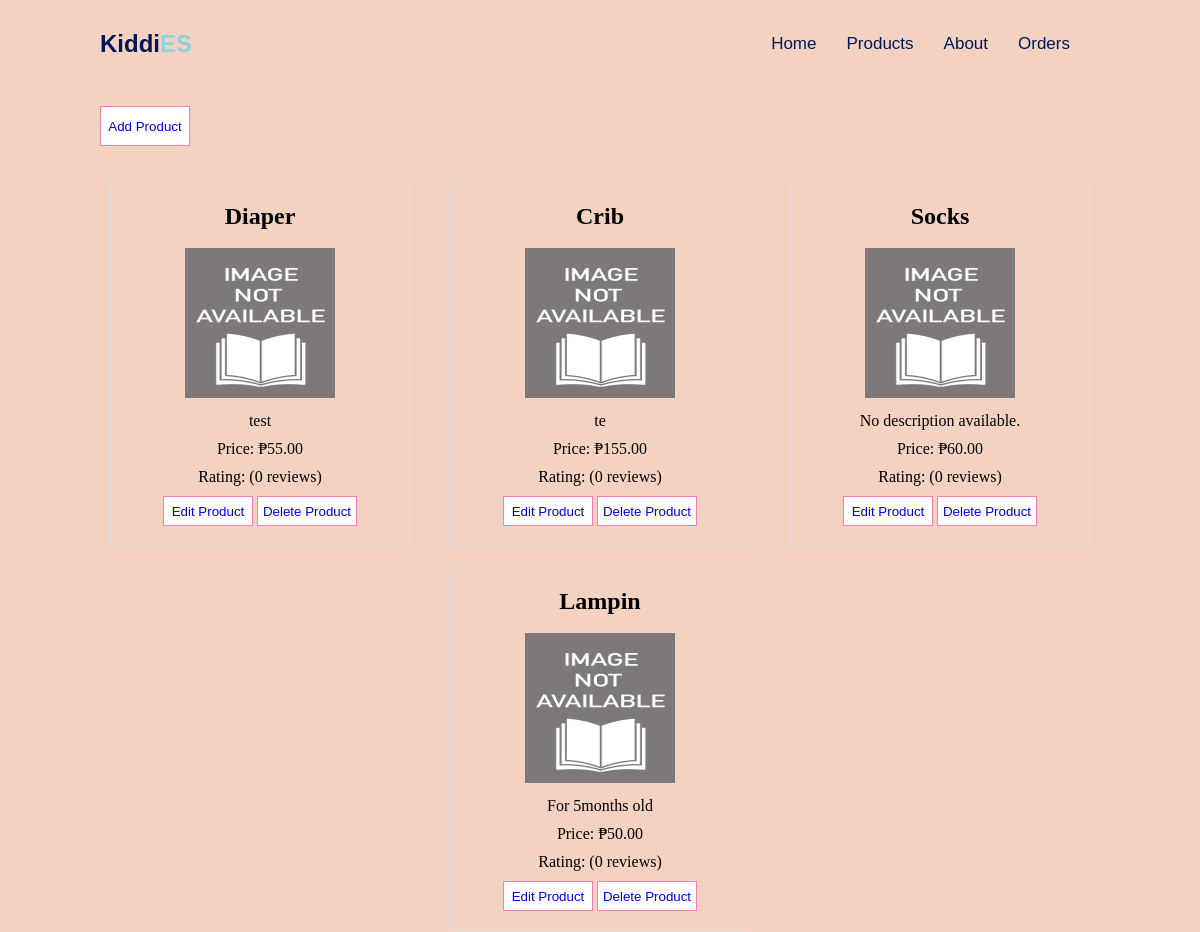
Screenshot of /products/ with the database file from the repository.
### webapp/models.py (models this page shows, shortened)
class Product(models.Model):
    name = models.CharField(max_length=255)
    description = models.TextField(default="No description available.")
    price = models.DecimalField(max_digits=10, decimal_places=2)

### webapp/views.py (the view)
# urls.py: path('products/', views.products, name="products"),
def products(request):
    product = Product.objects.all()
    return render(request, 'pages/products.html', {'product': product})

### webapp/templates/pages/products.html (shortened to what this page needs)
{% extends 'pages/index.html' %}
{% load static %}
{% block content %}
<link rel="stylesheet" type="text/css" href="{% static 'css/main.css' %}">
<br>
<div class="addProd">
<button class="addButt"><a href="{% url 'addProduct' %}" class="add-button">Add Product</a></button>
</div>
<br>
<br>
<div class="product-list">
   {% for product in product %}
       <div class="product">
           <h2>{{ product.name }}</h2>
            <br>
           <img src="{% static '/images/book_image.jpg' %}" alt="" style="height: 150px; width: 150px;">
           <p>{{ product.description }}</p>
           <p>Price: ₱{{ product.price }}</p>
           <p>Rating: {% for _ in product.productreview_set.all %}★{% endfor %} ({{ product.productreview_set.count }} reviews)</p>
           <div class="editDel">
            <button class="editButt"><a href="{% url 'editProduct' product.id %}" class="add-button">Edit Product</a></button>
            <button class="delButt"><a href="{% url 'deleteProduct' product.id %}" class="add-button">Delete Product</a></button>
           </div>
       </div>
   {% endfor %}
</div>
{% endblock %}

### webapp/templates/pages/index.html (shortened to what this page needs)
{% load static %}
<!DOCTYPE html>
<html lang="en">
<head>
    <link rel="stylesheet" type="text/css" href="{% static '/css/main.css' %} ">
    <link href="//netdna.bootstrapcdn.com/font-awesome/3.2.1/css/font-awesome.css" rel="stylesheet">
    <link href="fonts/css/font-awesome.min.css" rel="stylesheet">
</head>
<body>
{% include 'pages/navigation.html' %}
{% block content %}
{% endblock %}
</body>
</html>

### webapp/templates/pages/navigation.html
{% load static %}
{% block content %}
<section class="menu">
    <div class="nav">
        <div class="logo"><h1>Kiddi<b>ES</b></h1></div>
        <ul>
            <li><a href="{% url 'homepage' %}">Home</a></li>
            <li><a href="{% url 'products' %}">Products</a></li>
            <li><a href="{% url 'about' %}">About</a></li>
            <li><a href="{% url 'order' %}">Orders</a></li>
        </ul>
    </div>
</section>
{% endblock %}

### webapp/static/css/main.css (style rules this page uses)
*,::after,::before { margin: 0; padding: 0; box-sizing: border-box; }
.product-list { display: flex; flex-wrap: wrap; gap: 20px; justify-content: space-around; }
.product { width: 300px; padding: 20px; border: 1px solid #ddd; text-align: center; }
.product img { max-width: 100%; height: auto; margin-bottom: 10px; }
.product p { margin-bottom: 10px; }
body { margin: 0 100px; background-color: #f3d2c1; }
.nav { width: 100%; display: flex; justify-content: space-between; align-items: center; padding: 30px 0; }
.nav .logo h1 { font-weight: 600; font-family: sans-serif; color: #001858; }
.nav .logo b { color: #8bd3dd; }
.nav ul { display: flex; list-style: none; }
.nav ul li { margin-right: 30px; }
.nav ul li a { text-decoration: none; color: #001858; font-weight: 500; font-family: sans-serif; font-size: 17px; }
.addProd .addButt { background: #fff; border: 1px solid #f582ae; width: 90px; height: 40px; }
.addButt a { text-decoration: none; }
.editButt a { text-decoration: none; }
.delButt a { text-decoration: none; }
.editDel .editButt { background: #fff; border: 1px solid #f582ae; width: 90px; height: 30px; }
.editDel .delButt { background: #fff; border: 1px solid #f582ae; width: 100px; height: 30px; }

### rows the page displays
Product: name "Diaper", description "test", price "55.00", productreview_set.count "0"
Product: name "Crib", description "te", price "155.00", productreview_set.count "0"
Product: name "Socks", description "No description available.", price "60.00", productreview_set.count "0"
Product: name "Lampin", description "For 5months old", price "50.00", productreview_set.count "0"
